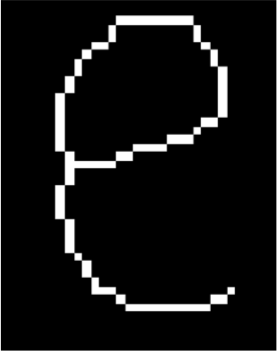
#> input picture Image and video Processing/Input Images/Figure6.png, 277 x 351 px, found by its file name
$ jupyter execute q3.ipynb
#> lines starting #> are read from the running program, lines starting #| are printed output that depends on the picture
[cell 1]
import cv2

import numpy as imported_numpy_lib

from google.colab.patches import cv2_imshow

imported_____image = cv2.imread('/content/Figure6.png',0)
#> imported_____image is the input picture: shape (351, 277); min 0, max 255, mean 18.3
implemented_______kernel = imported_numpy_lib.ones((5,5),imported_numpy_lib.uint8)
erosion = cv2.erode(imported_____image,implemented_______kernel,iterations = 1)
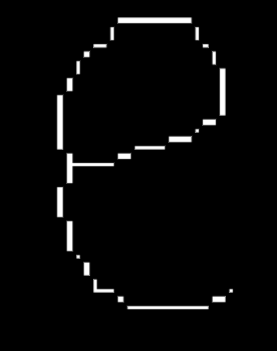
#> erosion: shape (351, 277); min 0, max 255, mean 7.7
cv2_imshow(erosion)

morphological__________dilation = cv2.dilate(imported_____image,implemented_______kernel,iterations = 1 )
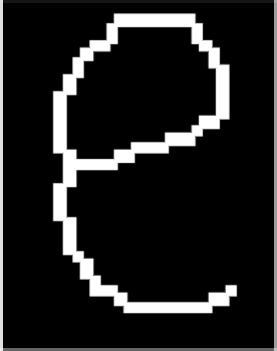
#> morphological__________dilation: shape (351, 277); min 0, max 255, mean 31.6

cv2_imshow(morphological__________dilation)

morphological__________morpho = cv2.morphologyEx(imported_____image, cv2.MORPH_OPEN, implemented_______kernel)
cv2_imshow(morphological__________morpho)

closing = cv2.morphologyEx(imported_____image, cv2.MORPH_CLOSE, implemented_______kernel)
cv2_imshow(closing)

morphological__________morphoex = cv2.morphologyEx(imported_____image, cv2.MORPH_GRADIENT, implemented_______kernel)
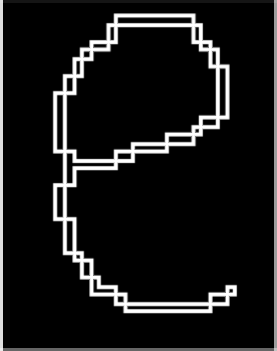
#> morphological__________morphoex: shape (351, 277); min 0, max 255, mean 24
cv2_imshow(morphological__________morphoex)

morphological__________blckhat = cv2.morphologyEx(imported_____image, cv2.MORPH_BLACKHAT, implemented_______kernel)
cv2_imshow(morphological__________blckhat)

$ run again, with Image and video Processing/Input Images/Figure1.png copied over Image and video Processing/Input Images/Figure6.png
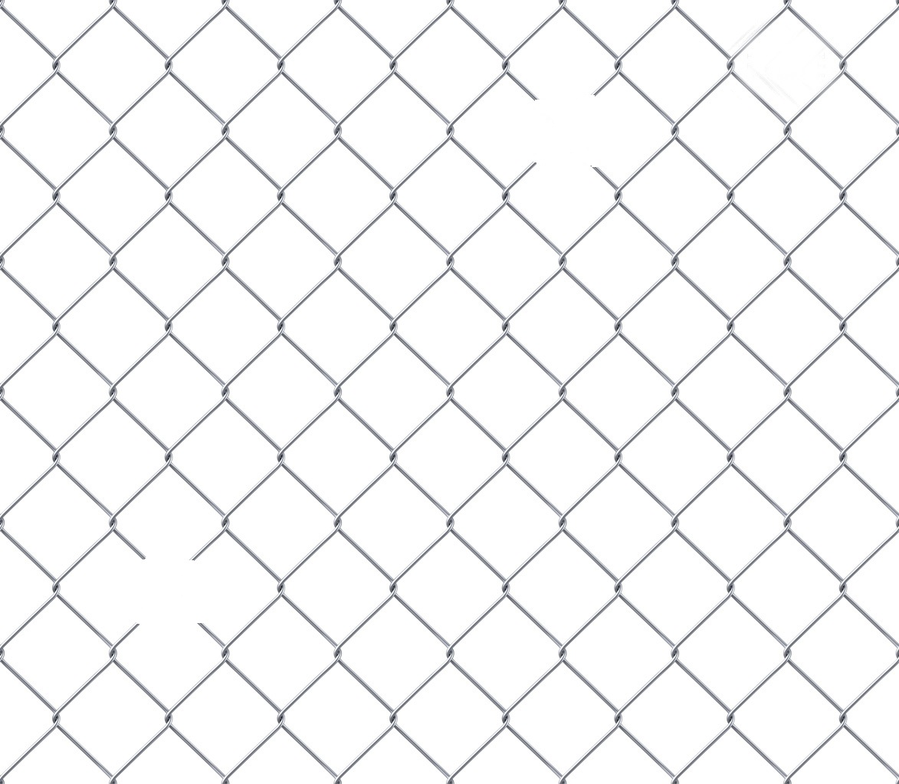
#> input picture Image and video Processing/Input Images/Figure1.png, 899 x 784 px, shrunk from 1173 x 1023 before the run, found by its file name
#> `erosion = cv2.erode(imported_____image,implemented_______kernel,iterat..`:
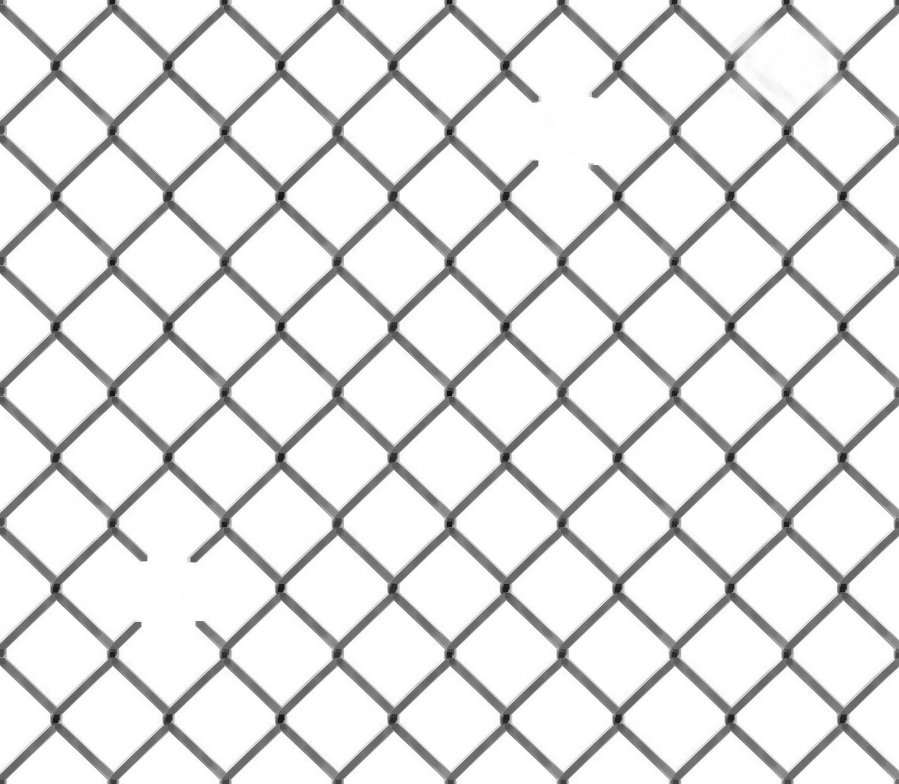
#> erosion: shape (784, 899); min 19, max 255, mean 227.7
#> `morphological__________blckhat = cv2.morphologyEx(imported_____image, ..`:
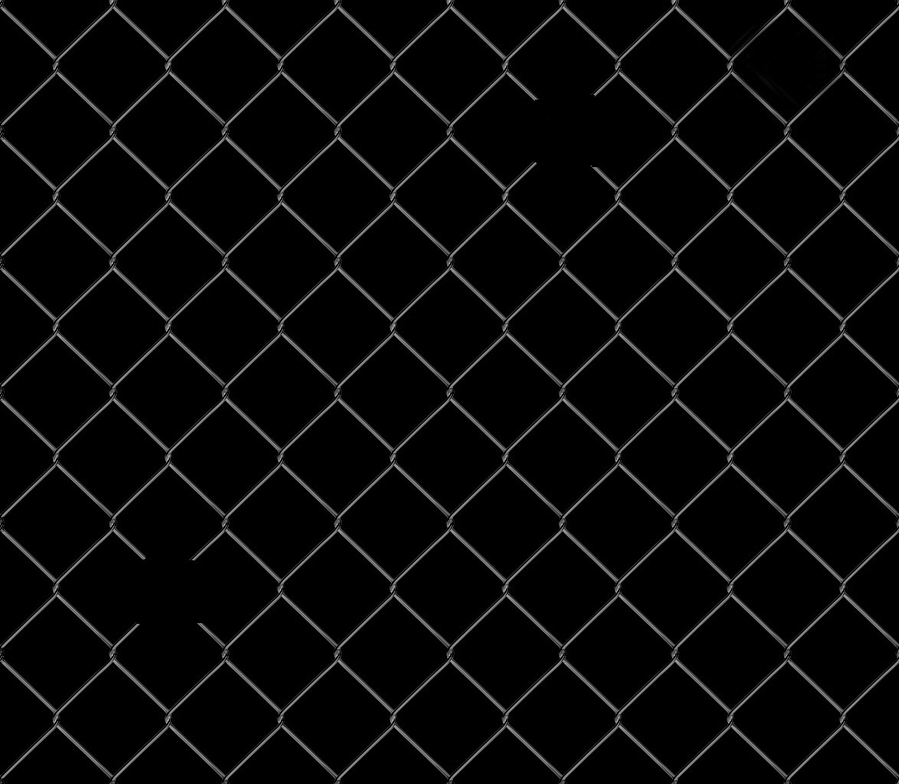
#> morphological__________blckhat: shape (784, 899); min 0, max 208, mean 8.7

$ run again, with Image and video Processing/Input Images/Figure5.png copied over Image and video Processing/Input Images/Figure6.png
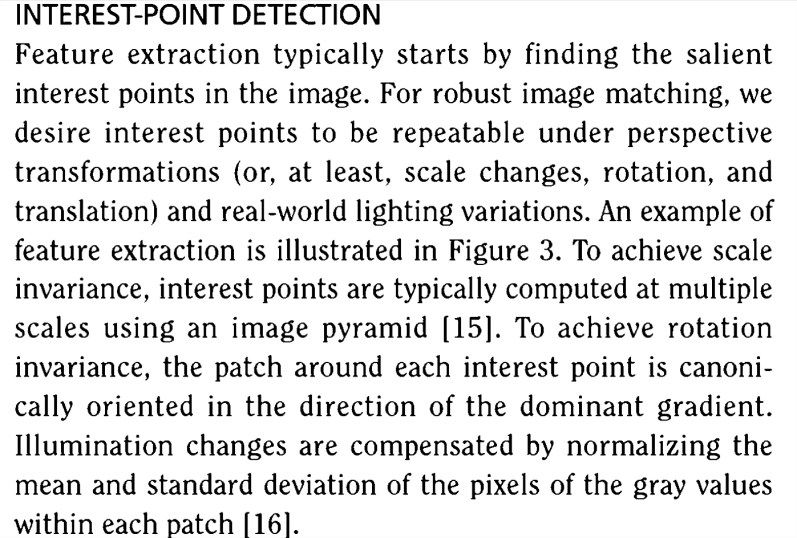
#> input picture Image and video Processing/Input Images/Figure5.png, 797 x 538 px, found by its file name
#> imported_____image is the input picture: shape (538, 797); min 0, max 255, mean 223.7
#> `morphological__________morphoex = cv2.morphologyEx(imported_____image,..`:
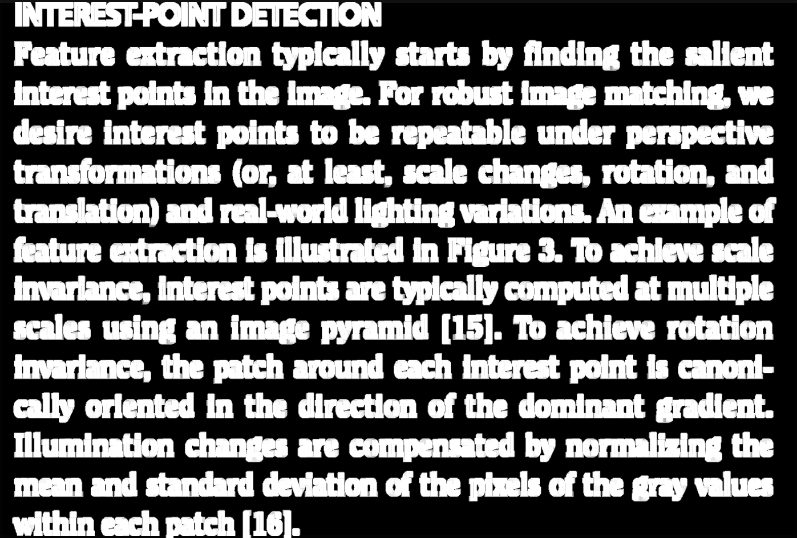
#> morphological__________morphoex: shape (538, 797); min 0, max 255, mean 94.9
#> `morphological__________blckhat = cv2.morphologyEx(imported_____image, ..`:
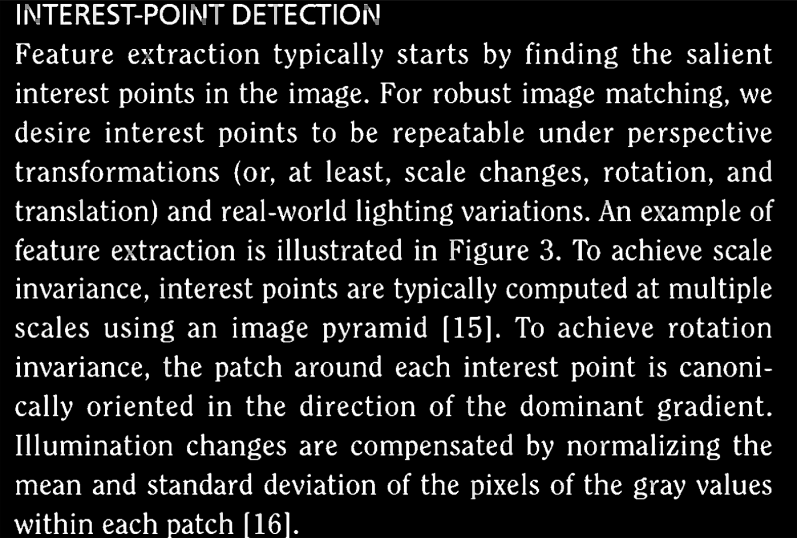
#> morphological__________blckhat: shape (538, 797); min 0, max 255, mean 30.8
